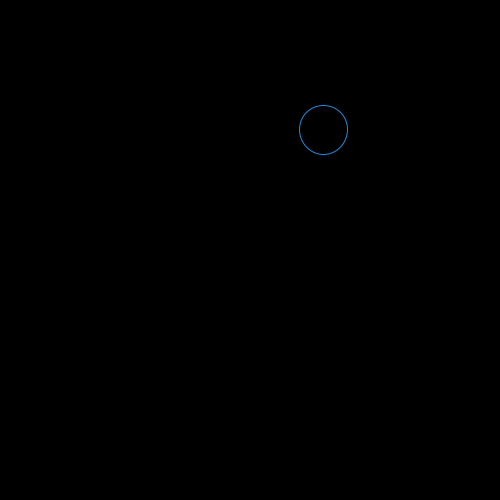
Frame 1 (no input)
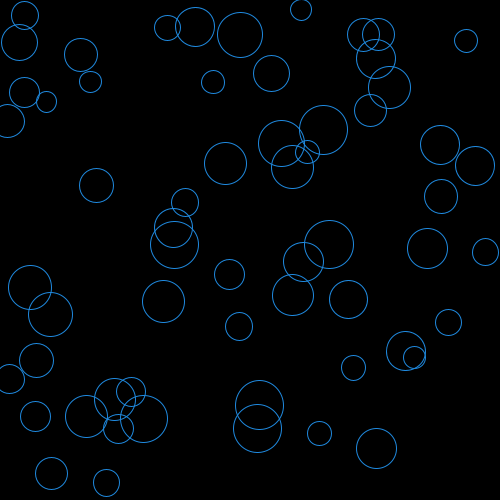
Frame 60 (the mouse pressed at the canvas centre just before this capture)
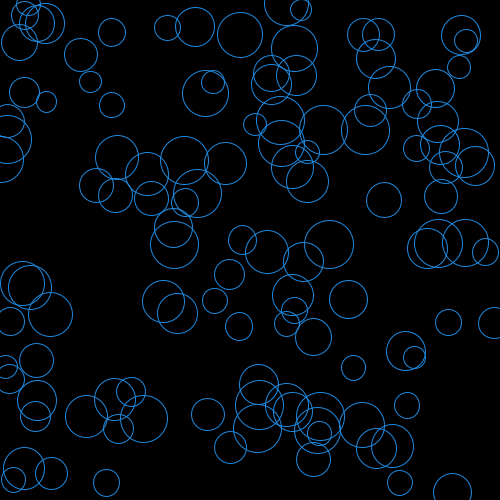
Frame 120 (the mouse held since frame 60 and released just before this capture)

The Processing sketch that drew these frames (run headless with seeded random() and noise(); from frame 60 on, the mouse is pressed at the canvas centre):

// Processing sketch: processing_47379
// ── processing_47379.pde

void setup() {
  size(500, 500);
  smooth();
  background(0);
  stroke(31, 137, 222);
  noFill();
}

void draw() {
  float x = random(width);
  float y = random(height);

  float s = random(20, 50);
  //fill(0, 255, 0, 127); // Grüne, halbtransparente Kreise
  ellipse(x, y, s, s);
}
